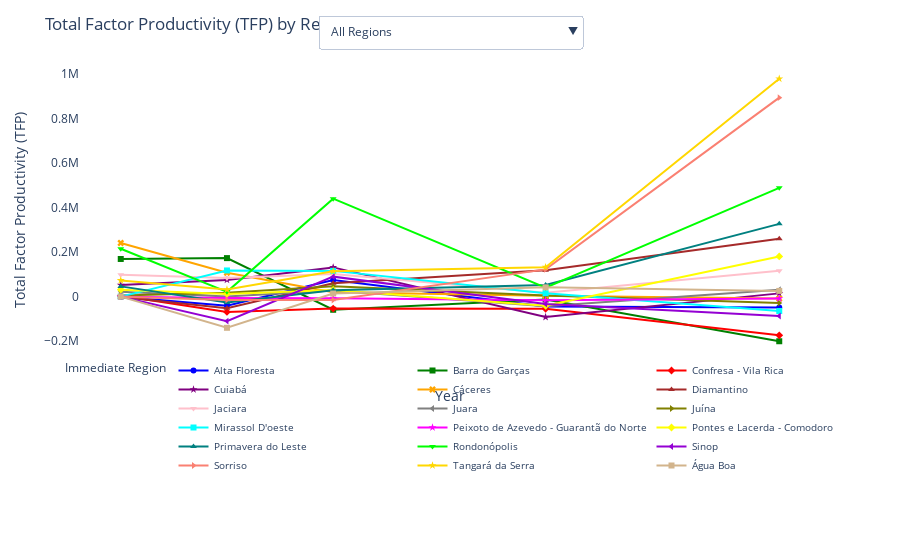

The notebook cell this image was saved under:
### Code cell
import pandas as pd
import matplotlib.pyplot as plt
import seaborn as sns
import plotly.graph_objects as go
import plotly.express as px

# Define the regions and their corresponding colors and markers
# IMPORTANT: Ensure each value in this dictionary is a tuple with EXACTLY two elements (color, marker).
region_styles = {
    'Alta Floresta': ('blue', 'o'),
    'Barra do Garças': ('green', 's'),
    'Confresa - Vila Rica': ('red', 'd'),
    'Cuiabá': ('purple', '*'),
    'Cáceres': ('orange', 'x'),
    'Diamantino': ('brown', '^'),
    'Jaciara': ('pink', 'v'),
    'Juara': ('gray', '<'),
    'Juína': ('olive', '>'),
    'Mirassol D\'oeste': ('cyan', 's'),
    'Peixoto de Azevedo - Guarantã do Norte': ('magenta', '*'),
    'Pontes e Lacerda - Comodoro': ('yellow', 'd'),
    'Primavera do Leste': ('teal', '^'),
    'Rondonópolis': ('lime', 'v'),
    'Sinop': ('darkviolet', '<'),
    'Sorriso': ('salmon', '>'),
    'Tangará da Serra': ('gold', '*'),
    'Água Boa': ('tan', 's')
}

# Create color and symbol maps for Plotly from region_styles
# Plotly expects specific marker symbols, so we map Matplotlib markers to Plotly equivalents where necessary.
# For example, 'o' is 'circle', 's' is 'square', '*' is 'star', 'd' is 'diamond', 'x' is 'x', '^' is 'triangle-up',
# 'v' is 'triangle-down', '<' is 'triangle-left', '>' is 'triangle-right'.
plotly_marker_map = {
    'o': 'circle', 's': 'square', 'd': 'diamond', '*': 'star', 'x': 'x',
    '^': 'triangle-up', 'v': 'triangle-down', '<': 'triangle-left', '>': 'triangle-right'
}

color_map = {region: style[0] for region, style in region_styles.items()}
symbol_map = {region: plotly_marker_map.get(style[1], 'circle') for region, style in region_styles.items()}


# Create the interactive line plot for TFP by region over the years
fig = px.line(filtered_df,
              x='Ano',
              y='TFP',
              color='Região imediata',
              line_group='Região imediata', # Ensures separate lines for each region
              markers=True,
              color_discrete_map=color_map,
              symbol='Região imediata', # Map symbols to regions
              symbol_map=symbol_map, # Use the custom symbol map
              title=None # Removed the title as requested previously
             )

# Customize layout
fig.update_layout(
    title='Total Factor Productivity (TFP) by Region Over Time', # Added plot title
    xaxis_title='Year',
    yaxis_title='Total Factor Productivity (TFP)',
    showlegend=True,
    legend_title_text='Immediate Region',
    # Adjust legend position similar to matplotlib's bbox_to_anchor
    legend=dict(
        orientation="h", # Horizontal legend
        yanchor="bottom",
        y=-0.4, # Adjusted to be lower
        xanchor="center",
        x=0.5,
        font=dict(size=10),
        traceorder="normal", # Keeps legend items in order of appearance
        bgcolor="rgba(255,255,255,1)", # White background for framealpha=1
        bordercolor="Black", # Optional border for clarity
        borderwidth=0 # No border for framealpha=1
    ),
    margin=dict(b=200), # Increased bottom margin to make space for the legend and dropdown
    plot_bgcolor='white', # Set plot background to white
    paper_bgcolor='white' # Set paper background to white
)

# Add dropdown menu for region selection
regions_in_data = sorted(filtered_df['Região imediata'].unique())
buttons = []

# "All Regions" button
buttons.append(
    dict(
        label="All Regions",
        method="update",
        args=[{"visible": [True] * len(fig.data)}, # Show all traces
              {"title": "Total Factor Productivity for Immediate Region"}] # Set title for "All Regions"
    )
)

# Buttons for individual regions
for i, region in enumerate(regions_in_data):
    visibility = [False] * len(fig.data)
    # Find the index of the trace corresponding to the current region
    # This assumes the order of traces in fig.data matches the order of regions when px.line was created.
    # If not, a more robust mapping would be needed.
    trace_index = [j for j, trace in enumerate(fig.data) if trace.name == region]
    if trace_index:
        visibility[trace_index[0]] = True # Set only this region's trace to visible

    buttons.append(
        dict(
            label=region,
            method="update",
            args=[{"visible": visibility},
                  {"title": f"Total Factor Productivity (TFP) for {region}"}] # Set title for selected region
        )
    )

fig.update_layout(
    updatemenus=[
        dict(
            type="dropdown",
            direction="down",
            x=0.5, # Position dropdown in the middle
            xanchor="center", # Anchor the x position to the center of the dropdown
            y=1.15, # Position above the plot
            showactive=True,
            buttons=buttons
        )
    ]
)


# Show the plot (this will open in your default browser if run locally)
fig.show()

# Save the plot to an HTML file
save_path_html = r"C:\Users\daves\OneDrive\Pessoal\Acadêmico\Mestrado\Dissertação - Execução\Dissertação\Quadros e gráficos\TFP_by_Region_Interactive_Plot.html"
fig.write_html(save_path_html)
print(f"Interactive plot created and saved as {save_path_html}")

### Figure 1 — Plotly figure (JSON) as saved in the notebook; plotly's stock layout.template omitted (floating-point values rounded to 4 significant figures)
{"data": [{"hovertemplate": "Região imediata=Alta Floresta<br>Ano=%{x}<br>TFP=%{y}<extra></extra>", "legendgroup": "Alta Floresta", "line": {"color": "blue", "dash": "solid"}, "marker": {"symbol": "circle"}, "mode": "lines+markers", "name": "Alta Floresta", "orientation": "v", "showlegend": true, "type": "scatter", "x": [1975, 1980, 1985, 1995, 2006], "xaxis": "x", "y": [0.0, -41320.0, 74520.0, -44300.0, -48800.0], "yaxis": "y"}, {"hovertemplate": "Região imediata=Barra do Garças<br>Ano=%{x}<br>TFP=%{y}<extra></extra>", "legendgroup": "Barra do Garças", "line": {"color": "green", "dash": "solid"}, "marker": {"symbol": "square"}, "mode": "lines+markers", "name": "Barra do Garças", "orientation": "v", "showlegend": true, "type": "scatter", "x": [1975, 1980, 1985, 1995, 2006], "xaxis": "x", "y": [169300.0, 173100.0, -58930.0, -13260.0, -200400.0], "yaxis": "y"}, {"hovertemplate": "Região imediata=Confresa - Vila Rica<br>Ano=%{x}<br>TFP=%{y}<extra></extra>", "legendgroup": "Confresa - Vila Rica", "line": {"color": "red", "dash": "solid"}, "marker": {"symbol": "diamond"}, "mode": "lines+markers", "name": "Confresa - Vila Rica", "orientation": "v", "showlegend": true, "type": "scatter", "x": [1975, 1980, 1985, 1995, 2006], "xaxis": "x", "y": [4402.0, -68800.0, -53610.0, -54430.0, -173800.0], "yaxis": "y"}, {"hovertemplate": "Região imediata=Cuiabá<br>Ano=%{x}<br>TFP=%{y}<extra></extra>", "legendgroup": "Cuiabá", "line": {"color": "purple", "dash": "solid"}, "marker": {"symbol": "star"}, "mode": "lines+markers", "name": "Cuiabá", "orientation": "v", "showlegend": true, "type": "scatter", "x": [1975, 1980, 1985, 1995, 2006], "xaxis": "x", "y": [51750.0, 75030.0, 131400.0, -91640.0, 14650.0], "yaxis": "y"}, {"hovertemplate": "Região imediata=Cáceres<br>Ano=%{x}<br>TFP=%{y}<extra></extra>", "legendgroup": "Cáceres", "line": {"color": "orange", "dash": "solid"}, "marker": {"symbol": "x"}, "mode": "lines+markers", "name": "Cáceres", "orientation": "v", "showlegend": true, "type": "scatter", "x": [1975, 1980, 1985, 1995, 2006], "xaxis": "x", "y": [241100.0, 107300.0, 19520.0, 3865.0, -8685.0], "yaxis": "y"}, {"hovertemplate": "Região imediata=Diamantino<br>Ano=%{x}<br>TFP=%{y}<extra></extra>", "legendgroup": "Diamantino", "line": {"color": "brown", "dash": "solid"}, "marker": {"symbol": "triangle-up"}, "mode": "lines+markers", "name": "Diamantino", "orientation": "v", "showlegend": true, "type": "scatter", "x": [1975, 1980, 1985, 1995, 2006], "xaxis": "x", "y": [-1934.0, -51750.0, 60000.0, 119000.0, 259600.0], "yaxis": "y"}, {"hovertemplate": "Região imediata=Jaciara<br>Ano=%{x}<br>TFP=%{y}<extra></extra>", "legendgroup": "Jaciara", "line": {"color": "pink", "dash": "solid"}, "marker": {"symbol": "triangle-down"}, "mode": "lines+markers", "name": "Jaciara", "orientation": "v", "showlegend": true, "type": "scatter", "x": [1975, 1980, 1985, 1995, 2006], "xaxis": "x", "y": [98900.0, 83830.0, 101600.0, 17600.0, 116100.0], "yaxis": "y"}, {"hovertemplate": "Região imediata=Juara<br>Ano=%{x}<br>TFP=%{y}<extra></extra>", "legendgroup": "Juara", "line": {"color": "gray", "dash": "solid"}, "marker": {"symbol": "triangle-left"}, "mode": "lines+markers", "name": "Juara", "orientation": "v", "showlegend": true, "type": "scatter", "x": [1975, 1980, 1985, 1995, 2006], "xaxis": "x", "y": [22420.0, 886.0, 27430.0, -43650.0, 31150.0], "yaxis": "y"}, {"hovertemplate": "Região imediata=Juína<br>Ano=%{x}<br>TFP=%{y}<extra></extra>", "legendgroup": "Juína", "line": {"color": "olive", "dash": "solid"}, "marker": {"symbol": "triangle-right"}, "mode": "lines+markers", "name": "Juína", "orientation": "v", "showlegend": true, "type": "scatter", "x": [1975, 1980, 1985, 1995, 2006], "xaxis": "x", "y": [5659.0, 17730.0, 46570.0, 5408.0, -28690.0], "yaxis": "y"}, {"hovertemplate": "Região imediata=Mirassol D'oeste<br>Ano=%{x}<br>TFP=%{y}<extra></extra>", "legendgroup": "Mirassol D'oeste", "line": {"color": "cyan", "dash": "solid"}, "marker": {"symbol": "square"}, "mode": "lines+markers", "name": "Mirassol D'oeste", "orientation": "v", "showlegend": true, "type": "scatter", "x": [1975, 1980, 1985, 1995, 2006], "xaxis": "x", "y": [0.0, 117700.0, 115700.0, 15550.0, -64600.0], "yaxis": "y"}, {"hovertemplate": "Região imediata=Peixoto de Azevedo - Guarantã do Norte<br>Ano=%{x}<br>TFP=%{y}<extra></extra>", "legendgroup": "Peixoto de Azevedo - Guarantã do Norte", "line": {"color": "magenta", "dash": "solid"}, "marker": {"symbol": "star"}, "mode": "lines+markers", "name": "Peixoto de Azevedo - Guarantã do Norte", "orientation": "v", "showlegend": true, "type": "scatter", "x": [1975, 1980, 1985, 1995, 2006], "xaxis": "x", "y": [0.0, -6298.0, -6972.0, -16500.0, -8447.0], "yaxis": "y"}, {"hovertemplate": "Região imediata=Pontes e Lacerda - Comodoro<br>Ano=%{x}<br>TFP=%{y}<extra></extra>", "legendgroup": "Pontes e Lacerda - Comodoro", "line": {"color": "yellow", "dash": "solid"}, "marker": {"symbol": "diamond"}, "mode": "lines+markers", "name": "Pontes e Lacerda - Comodoro", "orientation": "v", "showlegend": true, "type": "scatter", "x": [1975, 1980, 1985, 1995, 2006], "xaxis": "x", "y": [31140.0, 11990.0, 29990.0, -41260.0, 180600.0], "yaxis": "y"}, {"hovertemplate": "Região imediata=Primavera do Leste<br>Ano=%{x}<br>TFP=%{y}<extra></extra>", "legendgroup": "Primavera do Leste", "line": {"color": "teal", "dash": "solid"}, "marker": {"symbol": "triangle-up"}, "mode": "lines+markers", "name": "Primavera do Leste", "orientation": "v", "showlegend": true, "type": "scatter", "x": [1975, 1980, 1985, 1995, 2006], "xaxis": "x", "y": [46120.0, -26160.0, 28390.0, 52160.0, 327000.0], "yaxis": "y"}, {"hovertemplate": "Região imediata=Rondonópolis<br>Ano=%{x}<br>TFP=%{y}<extra></extra>", "legendgroup": "Rondonópolis", "line": {"color": "lime", "dash": "solid"}, "marker": {"symbol": "triangle-down"}, "mode": "lines+markers", "name": "Rondonópolis", "orientation": "v", "showlegend": true, "type": "scatter", "x": [1975, 1980, 1985, 1995, 2006], "xaxis": "x", "y": [215400.0, 21670.0, 440100.0, 39970.0, 488700.0], "yaxis": "y"}, {"hovertemplate": "Região imediata=Sinop<br>Ano=%{x}<br>TFP=%{y}<extra></extra>", "legendgroup": "Sinop", "line": {"color": "darkviolet", "dash": "solid"}, "marker": {"symbol": "triangle-left"}, "mode": "lines+markers", "name": "Sinop", "orientation": "v", "showlegend": true, "type": "scatter", "x": [1975, 1980, 1985, 1995, 2006], "xaxis": "x", "y": [0.0, -109900.0, 89810.0, -33250.0, -86650.0], "yaxis": "y"}, {"hovertemplate": "Região imediata=Sorriso<br>Ano=%{x}<br>TFP=%{y}<extra></extra>", "legendgroup": "Sorriso", "line": {"color": "salmon", "dash": "solid"}, "marker": {"symbol": "triangle-right"}, "mode": "lines+markers", "name": "Sorriso", "orientation": "v", "showlegend": true, "type": "scatter", "x": [1975, 1980, 1985, 1995, 2006], "xaxis": "x", "y": [0.0, -14630.0, -14860.0, 122500.0, 894100.0], "yaxis": "y"}, {"hovertemplate": "Região imediata=Tangará da Serra<br>Ano=%{x}<br>TFP=%{y}<extra></extra>", "legendgroup": "Tangará da Serra", "line": {"color": "gold", "dash": "solid"}, "marker": {"symbol": "star"}, "mode": "lines+markers", "name": "Tangará da Serra", "orientation": "v", "showlegend": true, "type": "scatter", "x": [1975, 1980, 1985, 1995, 2006], "xaxis": "x", "y": [73020.0, 31810.0, 114400.0, 132500.0, 979000.0], "yaxis": "y"}, {"hovertemplate": "Região imediata=Água Boa<br>Ano=%{x}<br>TFP=%{y}<extra></extra>", "legendgroup": "Água Boa", "line": {"color": "tan", "dash": "solid"}, "marker": {"symbol": "square"}, "mode": "lines+markers", "name": "Água Boa", "orientation": "v", "showlegend": true, "type": "scatter", "x": [1975, 1980, 1985, 1995, 2006], "xaxis": "x", "y": [0.0, -140100.0, 14040.0, 41780.0, 25690.0], "yaxis": "y"}], "layout": {"legend": {"bgcolor": "rgba(255,255,255,1)", "bordercolor": "Black", "borderwidth": 0, "font": {"size": 10}, "orientation": "h", "title": {"text": "Immediate Region"}, "tracegroupgap": 0, "traceorder": "normal", "x": 0.5, "xanchor": "center", "y": -0.4, "yanchor": "bottom"}, "margin": {"b": 200, "t": 60}, "paper_bgcolor": "white", "plot_bgcolor": "white", "showlegend": true, "title": {"text": "Total Factor Productivity (TFP) by Region Over Time"}, "updatemenus": [{"buttons": [{"args": [{"visible": [true, true, true, true, true, true, true, true, true, true, true, true, true, true, true, true, true, true]}, {"title": "Total Factor Productivity for Immediate Region"}], "label": "All Regions", "method": "update"}, {"args": [{"visible": [true, false, false, false, false, false, false, false, false, false, false, false, false, false, false, false, false, false]}, {"title": "Total Factor Productivity (TFP) for Alta Floresta"}], "label": "Alta Floresta", "method": "update"}, {"args": [{"visible": [false, true, false, false, false, false, false, false, false, false, false, false, false, false, false, false, false, false]}, {"title": "Total Factor Productivity (TFP) for Barra do Garças"}], "label": "Barra do Garças", "method": "update"}, {"args": [{"visible": [false, false, true, false, false, false, false, false, false, false, false, false, false, false, false, false, false, false]}, {"title": "Total Factor Productivity (TFP) for Confresa - Vila Rica"}], "label": "Confresa - Vila Rica", "method": "update"}, {"args": [{"visible": [false, false, false, true, false, false, false, false, false, false, false, false, false, false, false, false, false, false]}, {"title": "Total Factor Productivity (TFP) for Cuiabá"}], "label": "Cuiabá", "method": "update"}, {"args": [{"visible": [false, false, false, false, true, false, false, false, false, false, false, false, false, false, false, false, false, false]}, {"title": "Total Factor Productivity (TFP) for Cáceres"}], "label": "Cáceres", "method": "update"}, {"args": [{"visible": [false, false, false, false, false, true, false, false, false, false, false, false, false, false, false, false, false, false]}, {"title": "Total Factor Productivity (TFP) for Diamantino"}], "label": "Diamantino", "method": "update"}, {"args": [{"visible": [false, false, false, false, false, false, true, false, false, false, false, false, false, false, false, false, false, false]}, {"title": "Total Factor Productivity (TFP) for Jaciara"}], "label": "Jaciara", "method": "update"}, {"args": [{"visible": [false, false, false, false, false, false, false, true, false, false, false, false, false, false, false, false, false, false]}, {"title": "Total Factor Productivity (TFP) for Juara"}], "label": "Juara", "method": "update"}, {"args": [{"visible": [false, false, false, false, false, false, false, false, true, false, false, false, false, false, false, false, false, false]}, {"title": "Total Factor Productivity (TFP) for Juína"}], "label": "Juína", "method": "update"}, {"args": [{"visible": [false, false, false, false, false, false, false, false, false, true, false, false, false, false, false, false, false, false]}, {"title": "Total Factor Productivity (TFP) for Mirassol D'oeste"}], "label": "Mirassol D'oeste", "method": "update"}, {"args": [{"visible": [false, false, false, false, false, false, false, false, false, false, true, false, false, false, false, false, false, false]}, {"title": "Total Factor Productivity (TFP) for Peixoto de Azevedo - Guarantã do Norte"}], "label": "Peixoto de Azevedo - Guarantã do Norte", "method": "update"}, {"args": [{"visible": [false, false, false, false, false, false, false, false, false, false, false, true, false, false, false, false, false, false]}, {"title": "Total Factor Productivity (TFP) for Pontes e Lacerda - Comodoro"}], "label": "Pontes e Lacerda - Comodoro", "method": "update"}, {"args": [{"visible": [false, false, false, false, false, false, false, false, false, false, false, false, true, false, false, false, false, false]}, {"title": "Total Factor Productivity (TFP) for Primavera do Leste"}], "label": "Primavera do Leste", "method": "update"}, {"args": [{"visible": [false, false, false, false, false, false, false, false, false, false, false, false, false, true, false, false, false, false]}, {"title": "Total Factor Productivity (TFP) for Rondonópolis"}], "label": "Rondonópolis", "method": "update"}, {"args": [{"visible": [false, false, false, false, false, false, false, false, false, false, false, false, false, false, true, false, false, false]}, {"title": "Total Factor Productivity (TFP) for Sinop"}], "label": "Sinop", "method": "update"}, {"args": [{"visible": [false, false, false, false, false, false, false, false, false, false, false, false, false, false, false, true, false, false]}, {"title": "Total Factor Productivity (TFP) for Sorriso"}], "label": "Sorriso", "method": "update"}, {"args": [{"visible": [false, false, false, false, false, false, false, false, false, false, false, false, false, false, false, false, true, false]}, {"title": "Total Factor Productivity (TFP) for Tangará da Serra"}], "label": "Tangará da Serra", "method": "update"}, {"args": [{"visible": [false, false, false, false, false, false, false, false, false, false, false, false, false, false, false, false, false, true]}, {"title": "Total Factor Productivity (TFP) for Água Boa"}], "label": "Água Boa", "method": "update"}], "direction": "down", "showactive": true, "type": "dropdown", "x": 0.5, "xanchor": "center", "y": 1.15}], "xaxis": {"anchor": "y", "domain": [0, 1], "title": {"text": "Year"}}, "yaxis": {"anchor": "x", "domain": [0, 1], "title": {"text": "Total Factor Productivity (TFP)"}}}}
